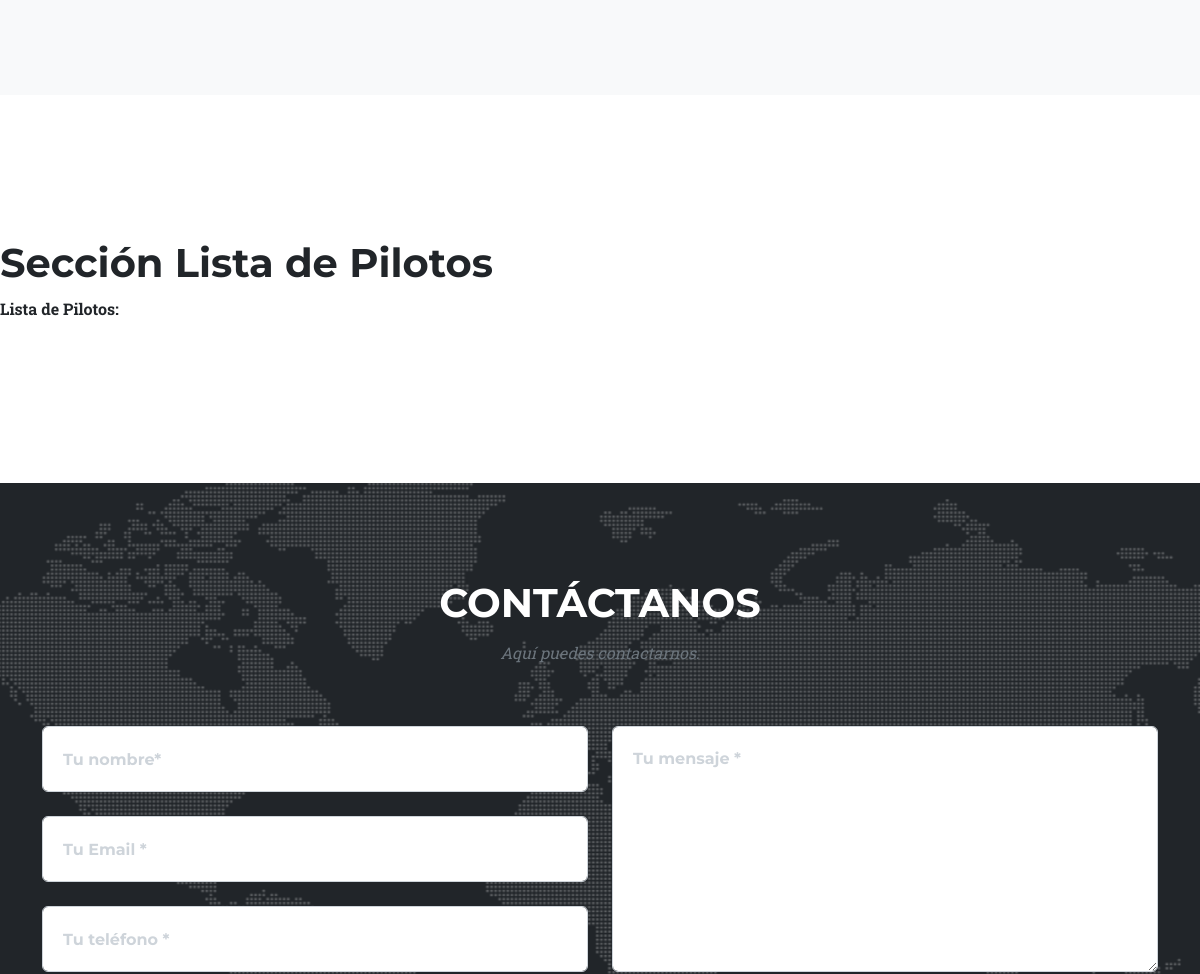
The app's page /app-aerolinea/pilotos/ (middle part), older data.
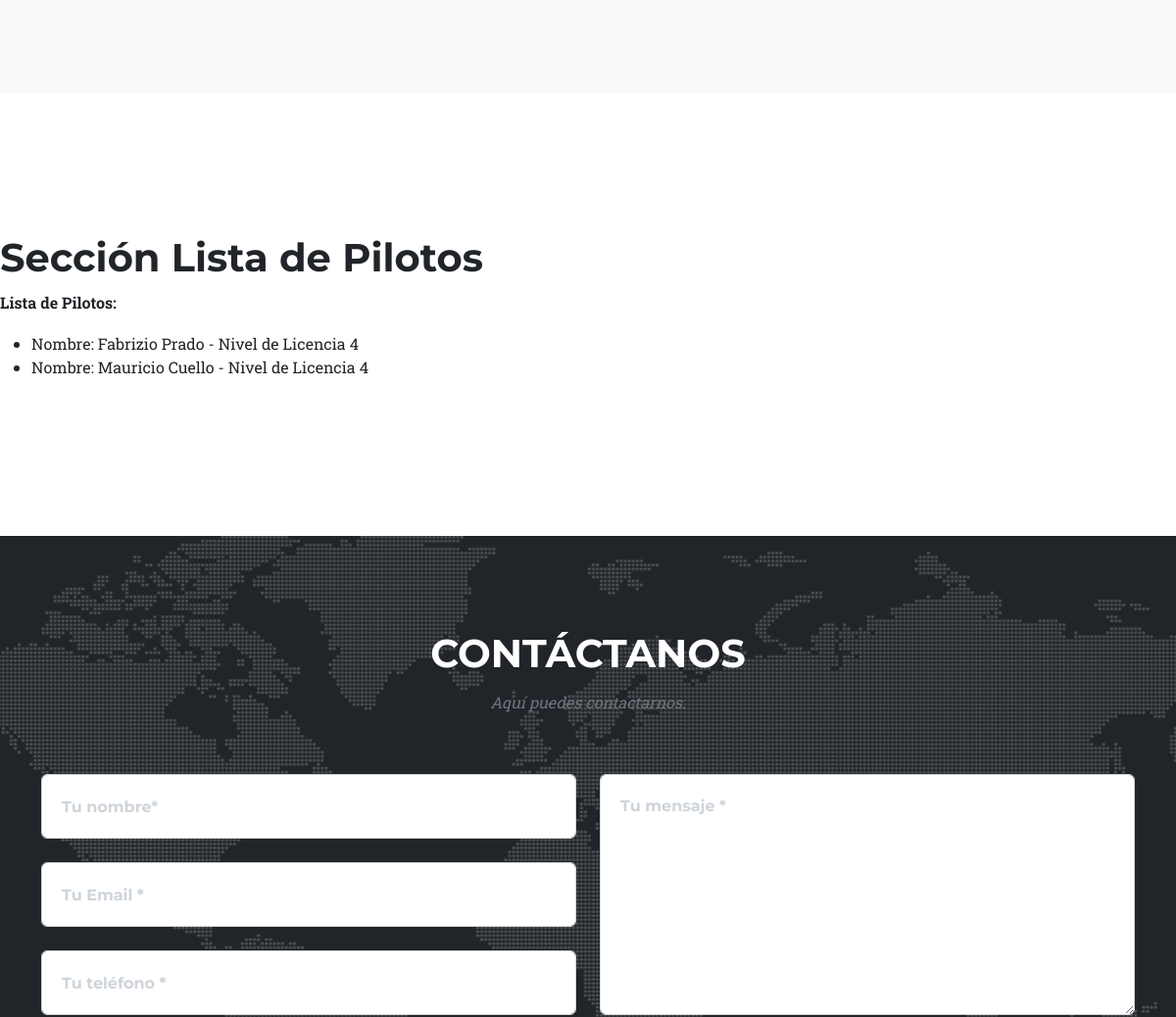
The same page, newer data.
### AppAerolinea/models.py (models this page shows, shortened)
class Piloto(models.Model):
    nombre = models.CharField(max_length=40)
    apellido = models.CharField(max_length=40)
    email = models.EmailField(max_length=40)
    tipo_licencia = models.IntegerField(validators=[
        MinValueValidator(1, message='El nivel mínimo debe ser 1.'),
        MaxValueValidator(4, message='El nivel máximo debe ser 4.')
    ])
    class Meta():
        verbose_name = 'Pilot'
        verbose_name_plural = 'Pilots'

### AppAerolinea/views.py (the view)
# urls.py: path('pilotos/', pilotos, name="Pilotos"),
def pilotos(req):
    lista = Piloto.objects.all()
    return render(req, 'pilotos.html', {'pilotos':lista})

### AppAerolinea/templates/pilotos.html (shortened to what this page needs)
{% extends "padre.html" %}
{% load static %}
{% block pilotos %}
<section class="page-section bg-light" id="team">
</section>
{% endblock pilotos %}
{% block listaPilotos %}
<section>
<h1>Sección Lista de Pilotos</h1>
<p><strong>Lista de Pilotos:</strong></p>
<ul>
    {% for piloto in pilotos %}
    <li>
        Nombre: {{piloto.nombre}} {{piloto.apellido}} - Nivel de Licencia {{piloto.tipo_licencia}}
    </li>
    {% endfor %}
</ul>
</section>
{% endblock listaPilotos %}

Row changes from the older to the newer data that the page shows:
added Piloto: nombre "Fabrizio", apellido "Prado", tipo_licencia "4"
added Piloto: nombre "Mauricio", apellido "Cuello", tipo_licencia "4"
